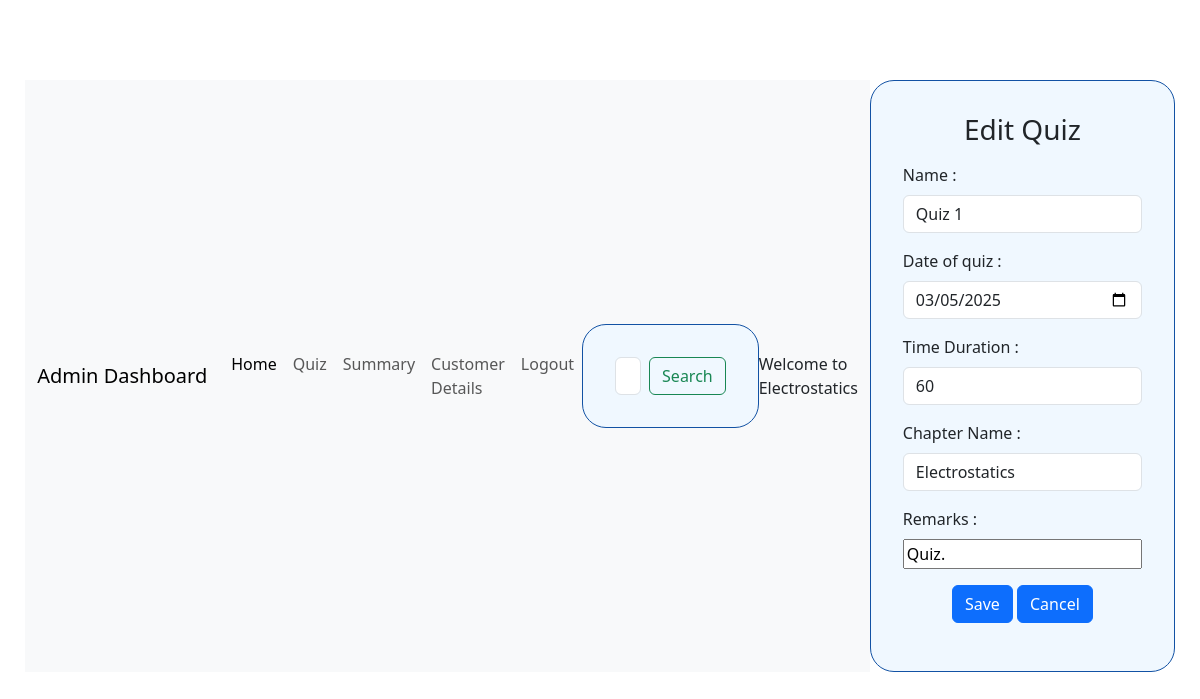
The app's page /admin_dashboard/1/1/1/edit_quiz/Electrostatics, older data.
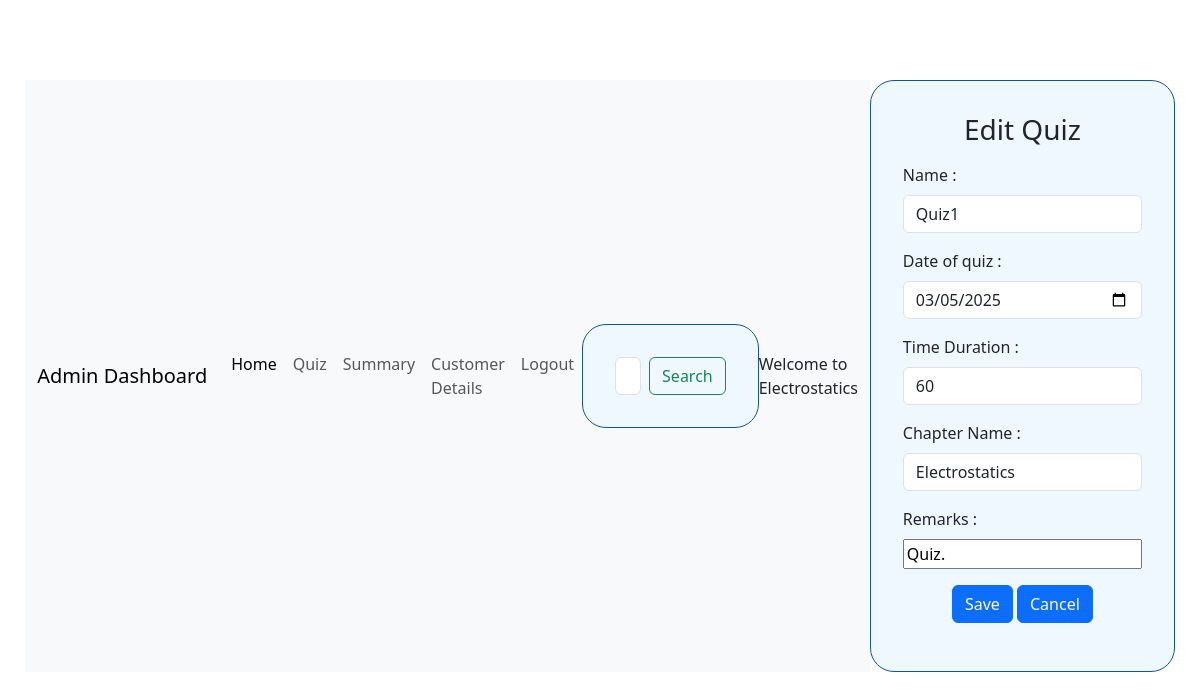
The same page, newer data.
### backend/models.py (models this page shows)
class Quiz(db.Model):
  __tablename__="quiz"
  q_id=db.Column(db.Integer, primary_key=True, nullable=False)
  name=db.Column(db.String, nullable=False)
  chapter_id=db.Column(db.Integer, db.ForeignKey("chapter.ch_id"), nullable=False)
  date_of_quiz=db.Column(db.DateTime, nullable=False, default=datetime.now())
  time_duration=db.Column(db.Integer, nullable=True, default=60)
  remarks=db.Column(db.String)
  questions=db.relationship("Question", cascade="all,delete", backref="quiz", lazy=True)
  scores=db.relationship("Scores", cascade="all,delete", backref="quiz", lazy=True)

### backend/controllers.py (the view)
@app.route("/admin_dashboard/<int:subject_id>/<int:chapter_id>/<int:quiz_id>/edit_quiz/<string:name>", methods=['GET','POST'])
def edit_quiz(subject_id, chapter_id, quiz_id, name):
  if request.method=='POST':
    subject = db.session.query(Subject).filter(Subject.sub_id == subject_id).first()
    chapter = db.session.query(Chapter).filter(Chapter.ch_id == chapter_id).first()
    quiz = db.session.query(Quiz).filter(Quiz.q_id == quiz_id).first()
    quiz_name=request.form.get("name")
    date_of_quiz=request.form.get("date_of_quiz")
    if(date_of_quiz):
      date_of_quiz=datetime.strptime(date_of_quiz, '%Y-%m-%d')
    time_duration=request.form.get("time_duration")
    remarks=request.form.get("remarks")
    quiz.name=quiz_name
    quiz.date_of_quiz=date_of_quiz
    quiz.time_duration=time_duration
    quiz.remarks=remarks
    db.session.commit()
    return redirect('/admin_dashboard/'+str(subject_id)+"/"+str(chapter_id)+"/"+str(name))
  elif(request.method=='GET'):
    subject = db.session.query(Subject).filter(Subject.sub_id == subject_id).first()
    chapter = db.session.query(Chapter).filter(Chapter.ch_id == chapter_id).first()
    quiz = db.session.query(Quiz).filter(Quiz.q_id == quiz_id).first()
    quiz.date_of_quiz_str = datetime.date(quiz.date_of_quiz)
    return render_template('edit_quiz.html',subject=subject, chapter=chapter, quiz=quiz, name=name)

### templates/edit_quiz.html (shortened to what this page needs)
<!DOCTYPE html>
<html lang="en">
<head>
  <link href="https://cdn.jsdelivr.net/npm/bootstrap@5.3.3/dist/css/bootstrap.min.css" rel="stylesheet">
  <link href="static/style/login.css" rel="stylesheet">
</head>
<body>
  <div class="container main-container">
    <nav class="navbar navbar-expand-lg bg-body-tertiary">
      <div class="container-fluid">
        <a class="navbar-brand" href="#">Admin Dashboard</a>
        <div class="collapse navbar-collapse" id="navbarSupportedContent">
          <ul class="navbar-nav me-auto mb-2 mb-lg-0">
            <li class="nav-item">
              <a class="nav-link active" aria-current="page" href="#">Home</a>
            </li>
            <li class="nav-item">
              <a class="nav-link" href="#">Quiz</a>
            </li>
            <li class="nav-item">
              <a class="nav-link" href="#">Summary</a>
            </li>
            <li class="nav-item">
              <a class="nav-link" href="#">Customer Details</a>
            </li>
            <li class="nav-item">
              <a class="nav-link" href="#">Logout</a>
            </li>
          </ul>
          <form class="d-flex" role="search" method="POST" action="">
            <input class="form-control me-2" type="search" placeholder="Search" aria-label="Search">
            <button class="btn btn-outline-success" type="submit">Search</button>
          </form>
          <span class="nav=text">
            Welcome to {{name}}
          </span>
        </div>
      </div>
    </nav>
    <form method="POST" action="/admin_dashboard/{{subject.sub_id}}/{{chapter.ch_id}}/{{quiz.q_id}}/edit_quiz/{{name}}">
      <div class="mb-3 center"><h3>Edit Quiz</h3></div>
      <div class="mb-3">
        <label for="name" class="form-label">Name : </label>
        <input type="text" class="form-control" id="name" name="name" aria-describedby="quizName" value="{{quiz.name}}">
      </div>
      <div class="mb-3">
        <label for="date_of_quiz" class="form-label">Date of quiz : </label>
        <input type="date" class="form-control" id="date_of_quiz" name="date_of_quiz" aria-describedby="date_of_quiz" value="{{quiz.date_of_quiz_str}}">
      </div>
      <div class="mb-3">
        <label for="time_duration" class="form-label">Time Duration : </label>
        <input type="integer" class="form-control" id="time_duration" name="time_duration" aria-describedby="time_duration" value="{{quiz.time_duration}}">
      </div>
      <div class="mb-3">
        <label for="chapter_name" class="form-label">Chapter Name : </label>
        <input type="text" class="form-control" id="chapter_name" name="chapter_name" aria-describedby="chapter_name" placeholder="chapter_name" value="{{chapter.name}}" readonly>
      </div>
      <div class="mb-3">
        <label for="remarks" class="form-label">Remarks : </label>
        <input type="text" class="remarks" id="remarks" name="remarks" aria-describedby="remarks" value="{{quiz.remarks}}">
      </div>
      <div class="mb-3 center">
        <button type="submit" class="btn btn-primary">Save</button>
        <a onclick="window.location.href='/admin_dashboard/{{chapter.subject.sub_id}}/{{chapter.ch_id}}/{{name}}'" type="Button" class="btn btn-primary">Cancel</a>
      </div>
    </form>
</div>
</body>
</html>

Row changes from the older to the newer data that the page shows:
changed Quiz "Quiz.": name "Quiz 1" → "Quiz1"
